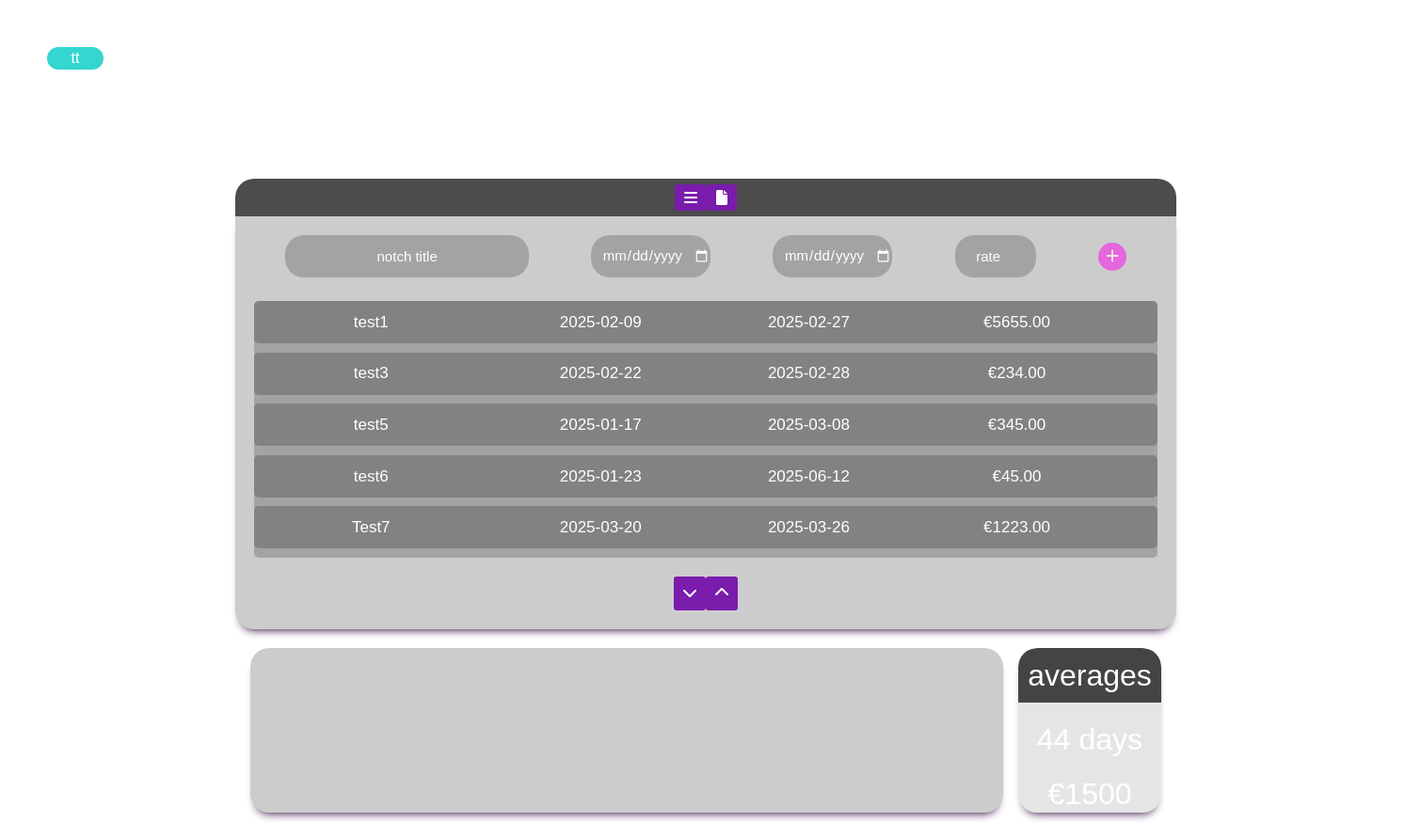
/ (signed in), run on the app's committed database.
### website/models.py (models this page shows)
class Contract(db.Model):
  id = db.Column(db.Integer, primary_key=True)
  job_title = db.Column(db.String(150), nullable=False)
  date_start = db.Column(db.Date, nullable=False)
  date_end = db.Column(db.Date)
  pay_rate = db.Column(db.Numeric(6,2))
  date_added = db.Column(db.DateTime(timezone=True), default=func.now())
  user_id = db.Column(db.Integer, db.ForeignKey('user.id'))
  invoice = db.relationship("Invoice", cascade="all,delete", back_populates="contract", uselist=False)

### website/views.py (the view, shortened to what this page needs)
@views.route("/", methods=["GET", "POST"])
@login_required
def index():
    curr_user = current_user.id
    contract_query = Contract.query.filter(Contract.user_id == curr_user).all()
    start_dates_list = []
    end_dates_list = []
    contract_name_list = []
    rates = []
    for i in contract_query:
        start_dates_list.append(str(i.date_start))
        end_dates_list.append(str(i.date_end))
        contract_name_list.append(str(i.job_title))
        rates.append(int(i.pay_rate))
    graph_data = graph_structure(start_dates_list, contract_name_list)
    int_average_days = average_days(start_dates_list, end_dates_list)
    int_average_pay = average_pay(rates)
    invoiced_contracts = Invoice.get_user_invoiced_contracts(curr_user)
    first_name = current_user.first_name
    first_name_init = list(first_name)[0]
    family_name_init = list(current_user.family_name)[0]
    return render_template(
        "index.html",
        graph_data=graph_data,
        invoiced_contracts=invoiced_contracts,
        contract_query=contract_query,
        user=current_user,
        first_name=first_name,
        first_name_init=first_name_init,
        family_name_init=family_name_init,
        average_days=int_average_days,
        average_pay=int_average_pay,
    )

### website/__init__.py (called while the page is built)
def create_app():
    app = Flask(__name__)
    app.secret_key = 'secretkey'
    app.config['SQLALCHEMY_DATABASE_URI'] = f'sqlite:///{DB_NAME}'  #locating the databse (sqlite, old)
    db.init_app(app)
    from .views import views
    from .auth import auth
    app.register_blueprint(views, url_prefix='/') #leaving the prefix as small as possible
    app.register_blueprint(auth, url_prefix='/')
    from .models import User
    create_database(app)
    login_manager = LoginManager()
    login_manager.login_view = "auth.login"
    login_manager.init_app(app)
    @login_manager.user_loader
    def load_user(id):
        return User.query.get(int(id)) #looks for primary key
    return app

### website/averages.py (called while the page is built)
def average_days(start, end):
        dates = pd.DataFrame({'start':start,'end':end})
        dates['start'] = pd.to_datetime(dates['start'])
        dates['end'] = pd.to_datetime(dates['end'])
        dates['diff'] = dates['end'].dt.date - dates['start'].dt.date
        diff = dates['diff']
        sum = 0
        for d in diff:
            d = d.days
            d = int(d)
            sum = sum + d
        try:
            average_days = int(sum / len(diff))
        except ZeroDivisionError:
            return 0
        return average_days

def average_pay(rates):
    sum_rates = sum(rates)
    try:
      average_pay = int(sum_rates / len(rates))
    except ZeroDivisionError:
        return 0
    return average_pay

### website/chart.py (called while the page is built)
def graph_structure(start_dates_list,contract_name_list):
    graph_list = [{"x": start_dates_list[i], "name": contract_name_list[i]} for i in range(len(start_dates_list))]
    return graph_list

### website/models.py (called while the page is built)
  def get_user_invoiced_contracts(id):
      invoice_contract_ids = db.session.query(Invoice.contract_id).join(Contract).filter(Contract.user_id == id).all()
      invoice_contract_ids = [item for i in invoice_contract_ids for item in i]
      return invoice_contract_ids

### website/templates/index.html (shortened to what this page needs)
{% extends "base.html" %}
{% block main_content %}
<div id="main">
{% endblock %}
{% block content %}
<div id="home">
    <form class="inputField" method="POST">
        <div class="input_group">
            <input style="font-size: 15px" name="job" id="job" type="text" placeholder="notch title">
            <input style="font-size: 15px" name="start" id="start" type="date" placeholder="start">
            <input style="font-size: 15px" name="end" id="end" type="date" placeholder="end">
            <input style="font-size: 15px" name="pay" id="pay" type="number" min="0" step="any" placeholder="rate">
        </div>
        <div class="add_button">
            <button><i type="submit" class="fa fa-plus"></i></button>
        </div>
    </form>
    <div class="tab_div">
        <table id="table">
            {% for contract in contract_query |sort(attribute='date_added') %}
            <tr class="notch_view" onclick="displayNotchViewButtons({{[loop.index0]}})">
                <td class="job_title">{{contract.job_title}}</td>
                <td class="date_start">{{contract.date_start}}</td>
                <td class="date_end">{{contract.date_end}}</td>
                <td class="pay_rate">€{{contract.pay_rate}}</td>
            </tr>
            {% endfor %}
        </table>
    </div>
</div>
<div class="footer">
    <div class="button_div">
        <button class="showbtn" onClick="showContracts()"><i class="fa fa-chevron-down"></i></button>
        <button class="clearbtn" onClick="hideContracts()"><i class="fa fa-chevron-up"></i></button>
    </div>
</div>
{% endblock %}
{% block graph %}
<div class="graph">
</div>
{% endblock %}
{% block avrg %}
<div id="avrg" >
    <div id="average-title" class="div-dark-top">
        <h2>averages</h2>
    </div>
    <div class="day_avrg">
        <h2>{{ average_days }} days</h2>
    </div>
    <div class="pay_avrg">
        <h2>€{{ average_pay }}</h2>
    </div>
</div>
{% endblock %}

### website/templates/base.html (shortened to what this page needs)
<!DOCTYPE html>
<html lang="en-us">
    <head>
        <link rel="stylesheet" href="{{ url_for('static', filename='css/style.css') }}">
        <link rel="stylesheet" href="https://cdn.jsdelivr.net/npm/bootstrap@4.6.1/dist/css/bootstrap.min.css"
>
        <link rel="stylesheet" href="https://cdnjs.cloudflare.com/ajax/libs/font-awesome/6.0.0-beta2/css/all.min.css"
 />
    </head>
    <body id="body" style="background-image:url('../static/images/container_background_noise.jpg'); width: 300px; height: 300px; background-size:cover;background-attachment: fixed;">
    <div id="wrapper">
        <div class="topnav">
            <a href="/" class="icon">{{ first_name_init|lower|trim + family_name_init|lower|trim }}</a>
        </div>
        {% block main_content %}{% endblock %}
        {% block nav %}
        <div id="nav" class="div-dark-top">
            <ul class="dot_list" style="padding: 0;">
                <li><a id="notch" class="fa fa-bars" href="/"></a></li>
                <li><a id="invoices" class="fa fa-file" href="/invoices"></a></li>
            </ul>
        </div>
        {% endblock %}
        <div id="main_container">
            {% block content %}{% endblock %}
        </div>
        <div class="content_2">
            {% block graph %}{% endblock %}
            {% block avrg %}{% endblock %}
        </div>
        </div>
    </body>
</html>

### website/static/css/style.css (style rules this page uses)
* { font-family: "Arial", sans-serif; color: white; font-size: 16px; border: none; overscroll-behavior: none; }
li { list-style-type: none; }
#wrapper { position: relative; width: 1500px; height: 100vh; padding: 50px; }
.topnav { position: fixed; float: left; margin: auto; text-align: center; width: 60px; }
.topnav a { transition: all 0.1s linear; color: #314E70; text-decoration: none; font-size: 1em; display: block; }
.topnav a.icon { border-radius: 50px; margin: auto; background: #35D5D0; position: relative; }
#main { margin: auto; padding-top: 10%; width: 1000px; height: auto; display: flex; flex-wrap: wrap; flex-direction: column; transition: all 1500ms; }
.content_2 { margin-top: 20px; position: relative; width: 1000px; max-height: 300px; display: flex; flex-wrap: wrap; margin-bottom: 20%; justify-content: space-evenly; }
.graph { border-radius: 20px; box-shadow: #3c0e46 0px 7px 10px -6px; background-color: rgba(0, 0, 0, 0.2); backdrop-filter: blur(6px); width: 800px; height: auto; padding: 15px; }
#nav { display: flex; height: 40px; backdrop-filter: blur(6px); }
.dot_list { align-items: center; display: flex; justify-content: center; list-style-type: none; margin: auto; }
.dot_list li a { padding: 6px 10px; border-radius: 3px; background: #7A1CAC; }
#main_container { flex-direction: column; flex-wrap: wrap; justify-content: flex-start; padding: 20px; box-shadow: #3c0e46 0px 7px 10px -6px; background-color: rgba(0, 0, 0, 0.2); backdrop-filter: blur(6px); width: 100%; height: auto; border-bottom-right-radius: 20px; border-bottom-left-radius: 20px; }
.inputField { margin-bottom: 20px; width: 100%; display: flex; height: 45px; flex-wrap: nowrap; justify-content: center; }
#home { margin: auto; width: auto; }
.input_group { display: flex; width: 90%; }
.inputField input { color-scheme: dark; background-color: rgba(0, 0, 0, 0.2); height: 100%; border-radius: 20px; text-align: center; margin: auto; outline: none; }
#pay { width: 10%; }
#job { width: 30%; }
.add_button { margin: auto; text-align: center; }
.inputField button { margin: auto; width: 30px; height: 30px; font-size: 1rem; outline: none; padding: unset; text-align: center; align-items: center; background-color: rgb(255, 0, 238); opacity: 0.5; border-radius: 15px; border-style: solid; border-color: rgba(85, 255, 238, 0); border-width: 3px; position: relative; }
.tab_div { padding-top: 5px; max-height: 300px; width: auto; border-radius: 5px; overflow: auto; margin-bottom: 10px; scrollbar-width: none; }
table { width: 100%; max-width: 1000px; transition: all 0.3s ease; }
table td { width: 20%; height: 45px; outline: none; font-size: 17px; display: flex; align-items: center; justify-content: center; }
td.date_start, td.date_end, td.pay_rate { width: 15%; }
.notch_view { cursor: pointer; background-color: rgba(0, 0, 0, 0.2); display: flex; justify-content: space-around; padding-right: 5%; border-radius: 5px; flex-wrap: nowrap; margin-bottom: 1%; align-items: center; gap: 2%; }
.footer { width: 100%; align-items: center; text-align: center; justify-content: space-between; }
.button_div { align-items: center; display: flex; justify-content: center; list-style-type: none; margin: auto; }
.footer button, #login-sign-up-form button { padding: 6px 10px; border-radius: 3px; outline: none; background: #7A1CAC; }
.div-dark-top { text-align: center; border-top-left-radius: 20px; border-top-right-radius: 20px; background-color: rgba(0, 0, 0, 0.7); }
#avrg { text-align: center; border-radius: 20px; box-shadow: #3c0e46 0px 7px 10px -6px; background-color: rgba(0, 0, 0, 0.1); backdrop-filter: blur(6px); display: flex; flex-direction: column; height: fit-content; overflow: hidden; }
#avrg h2 { margin: auto; font-size: 2em; }
#average-title { margin: auto; text-align: center; padding: 10px; }
.day_avrg, .pay_avrg { padding-top: 20px; display: flex; flex-direction: column; text-align: center; padding-left: 5px; padding-right: 5px; }

### data on the page
Contract: job_title "test1", date_start "2025-02-09", date_end "2025-02-27", pay_rate "5655.00"
Contract: job_title "test3", date_start "2025-02-22", date_end "2025-02-28", pay_rate "234.00"
Contract: job_title "test5", date_start "2025-01-17", date_end "2025-03-08", pay_rate "345.00"
Contract: job_title "test6", date_start "2025-01-23", date_end "2025-06-12", pay_rate "45.00"
Contract: job_title "Test7", date_start "2025-03-20", date_end "2025-03-26", pay_rate "1223.00"

### other printed values
{{ first_name_init|lower|trim + family_name_init|lower|trim }} "tt"
{{ average_days }} "44"
{{ average_pay }} "1500"
